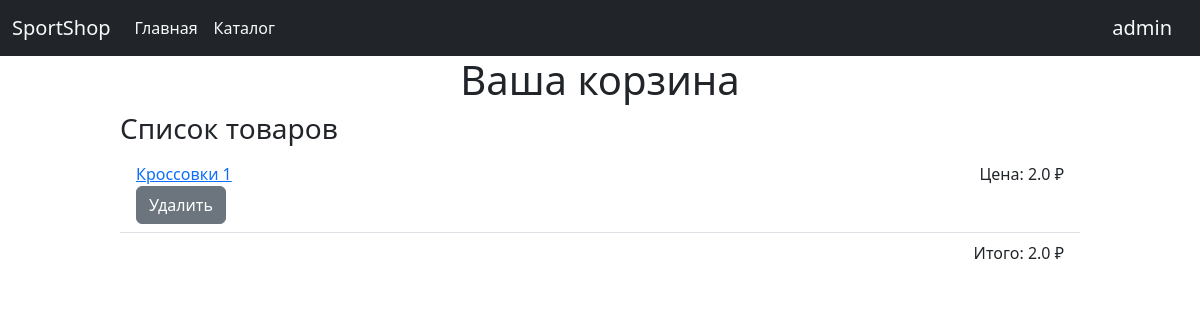
The page /order/1 (signed in) on the database its author committed.
### data/users.py (models this page shows, shortened)
class User(SqlAlchemyBase, UserMixin):
    __tablename__ = 'users'
    id = sa.Column(sa.Integer, primary_key=True, autoincrement=True)
    surname = sa.Column(sa.String, nullable=True)
    name = sa.Column(sa.String, nullable=True)
    email = sa.Column(sa.String, index=True, unique=True, nullable=True)
    hashed_password = sa.Column(sa.String, nullable=True)
    orders_list = orm.relationship('Order', secondary='association_user_orders', backref='orders')

### data/goods.py (models this page shows, shortened)
class Goods(SqlAlchemyBase):
    __tablename__ = 'goods'
    id = sa.Column(sa.Integer, primary_key=True, autoincrement=True)
    name = sa.Column(sa.String, unique=True, nullable=True)
    desc = sa.Column(sa.Text, nullable=True)
    category = sa.Column(sa.String, nullable=True)
    price = sa.Column(sa.Double, nullable=True)
    image = sa.Column(sa.String, nullable=True)

### main.py (the view)
@app.route('/order/<int:id_>')
def show_order(id_):
    order_ = db_sess.get(Order, id_)
    if not order_:
        return render_template('error.html', message='Заказ с указанным id не найден!')
    goods_list = sorted(order_.goods_list, key=lambda goods_: goods_.name)
    total_price = sum(goods_.price for goods_ in goods_list)
    kwargs = {
        'order': order_,
        'goods_list': goods_list,
        'total_price': total_price,
        'form': None,
    }
    return render_template('order.html', **kwargs)

### main.py (called while the page is built)
@login_manager.user_loader
def load_user(user_id):
    return db_sess.get(User, user_id)

### templates/order.html (shortened to what this page needs)
{% extends "base.html" %}
{% block content %}
	<h1 align="center"> Ваша корзина </h1>
	<h3> Список товаров </h3>
	<ul class="list-group list-group-flush">
		{% for goods in goods_list %}
			<li class="list-group-item list-group-item-action">
				<a href="/goods/{{ goods.id }}"> {{ goods.name }} </a>
				<span style="float: right;"> Цена: {{ goods.price }} &#8381; </span>
				<form action="/remove_from_order/{{ goods.id }}" method="post">
					<input type="submit" class="btn btn-secondary" value="Удалить">
				</form>
			</li>
		{% endfor %}
			<li class="list-group-item list-group-item-action">
				<span style="float: right"> Итого: {{ total_price }} &#8381; </span>
			</li>
	</ul>
{% endblock %}

### templates/base.html (shortened to what this page needs)
<!DOCTYPE html>
<html lang="ru">
	<head>
		<link rel="stylesheet" href="../static/css/styles.css">
		<link href="https://cdn.jsdelivr.net/npm/bootstrap@5.3.0-alpha2/dist/css/bootstrap.min.css" rel="stylesheet">
	</head>
	<body>
		<nav class="navbar navbar-expand-lg bg-dark">
			<div class="container-fluid d-flex align-baseline">
				<a class="navbar-brand" href="/">
					<span class="header-item text-light"> SportShop </span>
				</a>
    			<div class="collapse navbar-collapse" id="navbarSupportedContent">
    				<ul class="navbar-nav me-auto mb-2 mb-lg-0">
    					<li class="navbar-item">
    						<a class="nav-link active text-light" aria-current="page" href="/"> Главная </a>
    					</li>
    					<li class="navbar-item">
    						<a class="nav-link text-light" href="/catalogue"> Каталог </a>
    					</li>
    				</ul>
    			</div>
				{% if current_user.is_authenticated %}
					<a class="navbar-brand justify-content-end text-light" href="/user/{{ current_user.id }}">
						{{ current_user.name }}
					</a>
				{% endif %}
    		</div>
    	</nav>
		<div class="content">
			{% block content %} {% endblock %}
		</div>
	</body>
</html>

### static/css/styles.css (style rules this page uses)
.header-item { color: #8a8a8a; }
.content { margin: auto 10%; }

### rows shown on the page
User: name "admin"
Goods: name "Кроссовки 1", price "2.0"

### other values the page prints
{{ total_price }} "2.0"
